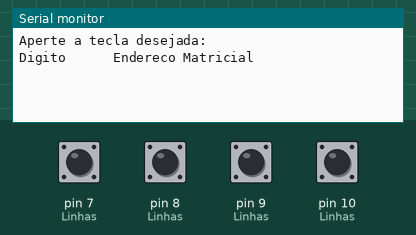
A sketch run on a simulated Arduino Uno, built with avr-gcc and run on an emulated ATmega328P. Shown: the last lines printed to the serial monitor. The inputs (shaded band) are chosen by the test bench; at power-on: pin 7 (Linhas), pin 8 (Linhas), pin 9 (Linhas), pin 10 (Linhas) HIGH.

Above: at 1.2 s.
1.3 s: pin 7 (Linhas) pulled LOW for 0.15 s
At 2.4 s:
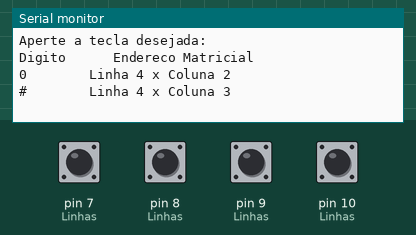
2.9 s: pin 8 (Linhas) pulled LOW for 1 s
At 4.4 s:
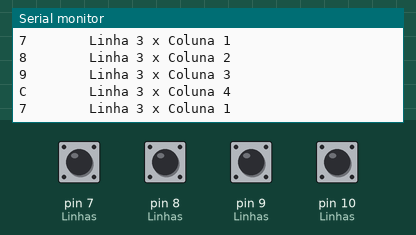
5.4 s: pin 9 (Linhas) pulled LOW for 1 s
At 6.9 s:
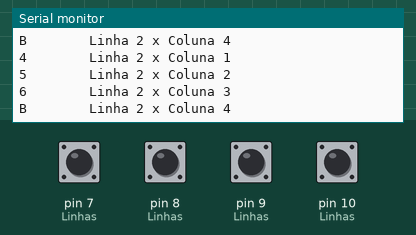
7.9 s: pin 10 (Linhas) pulled LOW for 0.15 s
At 8.0 s:
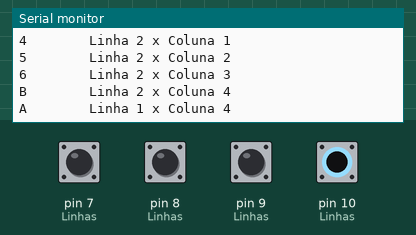
9.5 s: pin 7 (Linhas) pulled LOW for 1 s
At 11.2 s:
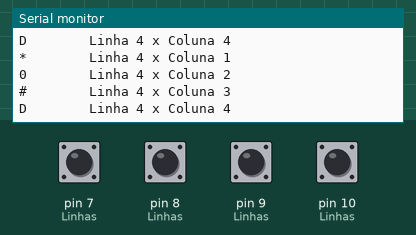
12.0 s: pin 10 (Linhas) pulled LOW for 1 s
At 13.7 s:
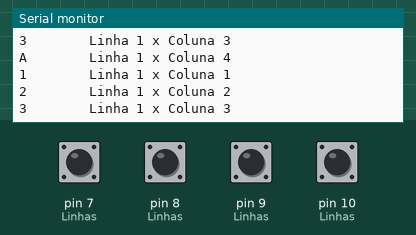
Timing chart, 0 to 15.2 s (numbered marks = the images above; inputs shaded):
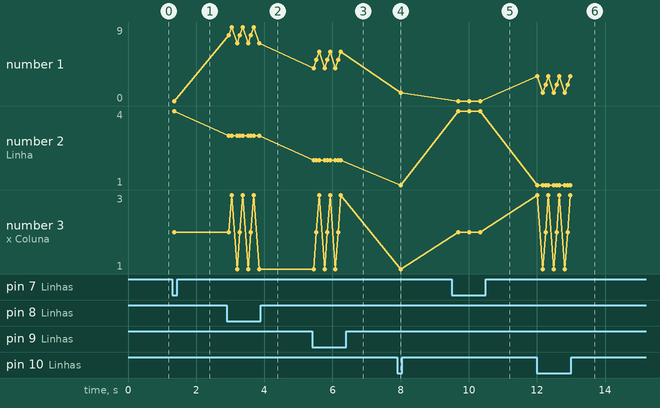

The sketch:

Teclado_Melhorado_3.ino
```cpp
//Autor: Yuri Lima Empresa: AutoCore Robotica
//Blog: http://www.autocorerobotica.blog.br/
//Loja http://www.autocorerobotica.com/
//-------------------------------------------------

void setup() {

	Serial.begin(9600);
	pinMode(10,INPUT_PULLUP);//Linhas
	pinMode(9,INPUT_PULLUP); //Linhas
	pinMode(8,INPUT_PULLUP); //Linhas
	pinMode(7,INPUT_PULLUP); //Linhas
	pinMode(6, OUTPUT); //Colunas
	pinMode(5, OUTPUT); //Colunas
	pinMode(4, OUTPUT); //Colunas
	pinMode(3, OUTPUT); //Colunas
	Serial.println("Aperte a tecla desejada: ");
	Serial.print("Digito");
	Serial.print("\t\t\t");
	Serial.println("Endereco Matricial");
}

void LinhasColunas(byte L, byte C){
		//Linha 1
	if(L==1 && C==1){
		Serial.print("1");
		Serial.print("\t\t\t\t");
		Serial.println("Linha 1 x Coluna 1");
	}
	if(L==1 && C==2){
		Serial.print("2");
		Serial.print("\t\t\t\t");
		Serial.println("Linha 1 x Coluna 2");
	}
	if(L==1 && C==3){
		Serial.print("3");
		Serial.print("\t\t\t\t");
		Serial.println("Linha 1 x Coluna 3");
	}
	if(L==1 && C==4){
		Serial.print("A");
		Serial.print("\t\t\t\t");
		Serial.println("Linha 1 x Coluna 4");
	}
	//Linha 2
	if(L==2 && C==1){
		Serial.print("4");
		Serial.print("\t\t\t\t");
		Serial.println("Linha 2 x Coluna 1");
	}
	if(L==2 && C==2){
		Serial.print("5");
		Serial.print("\t\t\t\t");
		Serial.println("Linha 2 x Coluna 2");
	}
	if(L==2 && C==3){
		Serial.print("6");
		Serial.print("\t\t\t\t");
		Serial.println("Linha 2 x Coluna 3");
	}
	if(L==2 && C==4){
		Serial.print("B");
		Serial.print("\t\t\t\t");
		Serial.println("Linha 2 x Coluna 4");
	}
	//Linha 3
	if(L==3 && C==1){
		Serial.print("7");
		Serial.print("\t\t\t\t");
		Serial.println("Linha 3 x Coluna 1");
	}
	if(L==3 && C==2){
		Serial.print("8");
		Serial.print("\t\t\t\t");
		Serial.println("Linha 3 x Coluna 2");
	}
	if(L==3 && C==3){
		Serial.print("9");
		Serial.print("\t\t\t\t");
		Serial.println("Linha 3 x Coluna 3");
	}
	if(L==3 && C==4){
		Serial.print("C");
		Serial.print("\t\t\t\t");
		Serial.println("Linha 3 x Coluna 4");
	}
	//Linha 4
	if(L==4 && C==1){
		Serial.print("*");
		Serial.print("\t\t\t\t");
		Serial.println("Linha 4 x Coluna 1");
	}
	if(L==4 && C==2){
		Serial.print("0");
		Serial.print("\t\t\t\t");
		Serial.println("Linha 4 x Coluna 2");
	}
	if(L==4 && C==3){
		Serial.print("#");
		Serial.print("\t\t\t\t");
		Serial.println("Linha 4 x Coluna 3");
	}
	if(L==4 && C==4){
		Serial.print("D");
		Serial.print("\t\t\t\t");
		Serial.println("Linha 4 x Coluna 4");
	}
}

void loop() {

	for(int Col=6; Col>=3; Col--){
		digitalWrite(6, HIGH);
		digitalWrite(5, HIGH);
		digitalWrite(4, HIGH);
		digitalWrite(3, HIGH);
		digitalWrite(Col,LOW);
		if(digitalRead(10)==LOW){
			LinhasColunas(1,7-Col);
		}
		if(digitalRead(9)==LOW){
			LinhasColunas(2,7-Col);
		}
		if(digitalRead(8)==LOW){
			LinhasColunas(3,7-Col);
		}
		if(digitalRead(7)==LOW){
			LinhasColunas(4,7-Col);
		}
		delay(80);
	}
}
```

Measured:
- after the input at 1.3 s, the serial monitor: prints a new line after 0.06 s (image 1)
- after the input at 2.9 s, the serial monitor: prints a new line after 0.06 s (image 2)
- after the input at 5.4 s, the serial monitor: prints a new line after 0.05 s (image 3)
- after the input at 7.9 s, the serial monitor: prints a new line at once (image 4)
- after the input at 9.5 s, the serial monitor: prints a new line at once (image 5)
- after the input at 12.0 s, the serial monitor: prints a new line at once (image 6)
- plotted number 1: 0 → 7 after the input at 2.9 s, 7 → 6 after the input at 5.4 s, 1 → 0 after the input at 9.5 s
- plotted number 3: 2 → 1 after the input at 2.9 s, 1 → 2 after the input at 9.5 s
